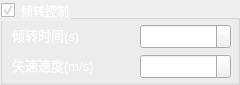
         <widget class="QGroupBox" name="f_pid_box_9">
          <property name="geometry">
           <rect>
            <x>540</x>
            <y>310</y>
            <width>240</width>
            <height>85</height>
           </rect>
          </property>
          <property name="styleSheet">
           <string notr="true">color: rgb(255, 255, 255);</string>
          </property>
          <property name="title">
           <string>倾转控制</string>
          </property>
          <property name="checkable">
           <bool>true</bool>
          </property>
          <widget class="QDoubleSpinBox" name="f_tilt_time">
           <property name="geometry">
            <rect>
             <x>140</x>
             <y>24</y>
             <width>91</width>
             <height>25</height>
            </rect>
           </property>
           <property name="font">
            <font>
             <pointsize>10</pointsize>
            </font>
           </property>
          </widget>
          <widget class="QLabel" name="label_63">
           <property name="geometry">
            <rect>
             <x>12</x>
             <y>24</y>
             <width>109</width>
             <height>21</height>
            </rect>
           </property>
           <property name="font">
            <font>
             <pointsize>10</pointsize>
            </font>
           </property>
           <property name="text">
            <string>倾转时间(s)</string>
           </property>
          </widget>
          <widget class="QDoubleSpinBox" name="f_tilt_failspeed">
           <property name="geometry">
            <rect>
             <x>140</x>
             <y>54</y>
             <width>91</width>
             <height>25</height>
            </rect>
           </property>
           <property name="font">
            <font>
             <pointsize>10</pointsize>
            </font>
           </property>
          </widget>
          <widget class="QLabel" name="label_64">
           <property name="geometry">
            <rect>
             <x>12</x>
             <y>54</y>
             <width>109</width>
             <height>21</height>
            </rect>
           </property>
           <property name="font">
            <font>
             <pointsize>10</pointsize>
            </font>
           </property>
           <property name="text">
            <string>失速速度(m/s)</string>
           </property>
          </widget>
         </widget>
